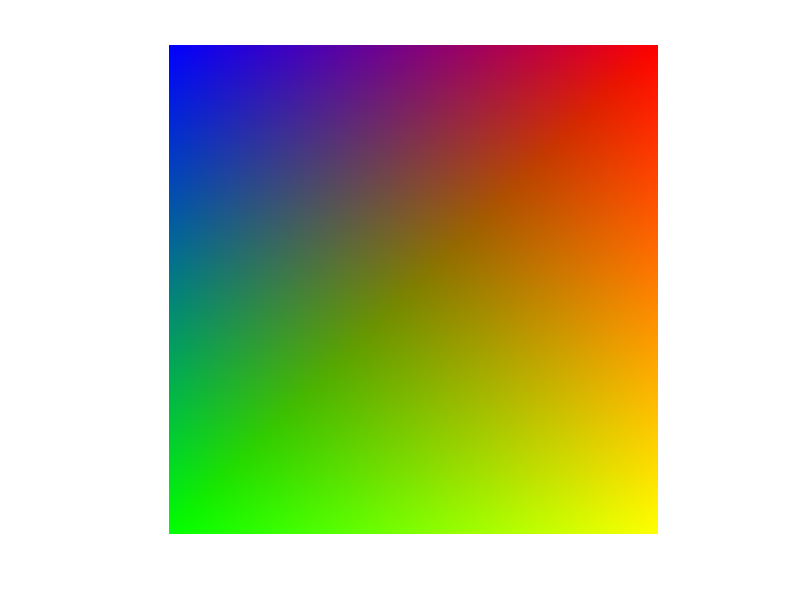

Write MATLAB code to recreate this figure.
%M=100;
N=400;
ima=zeros(N,N,3);
for m=1:N
    for n=1:N
        ima(m,n,1)=n/N;
        ima(m,n,2)=m/N;
        ima(m,n,3)=1-n/N-m/N;
    end
end
imshow(ima);
